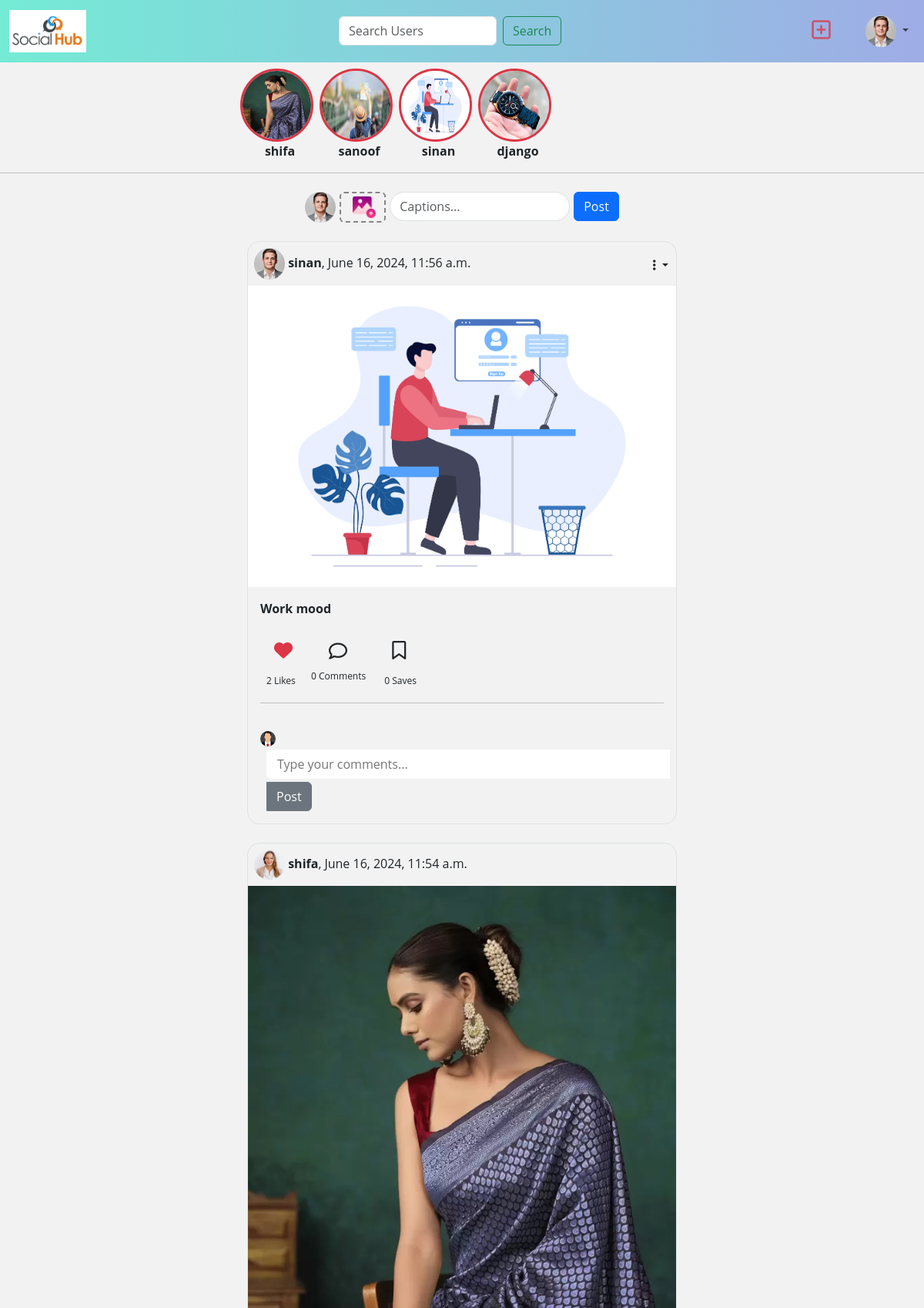
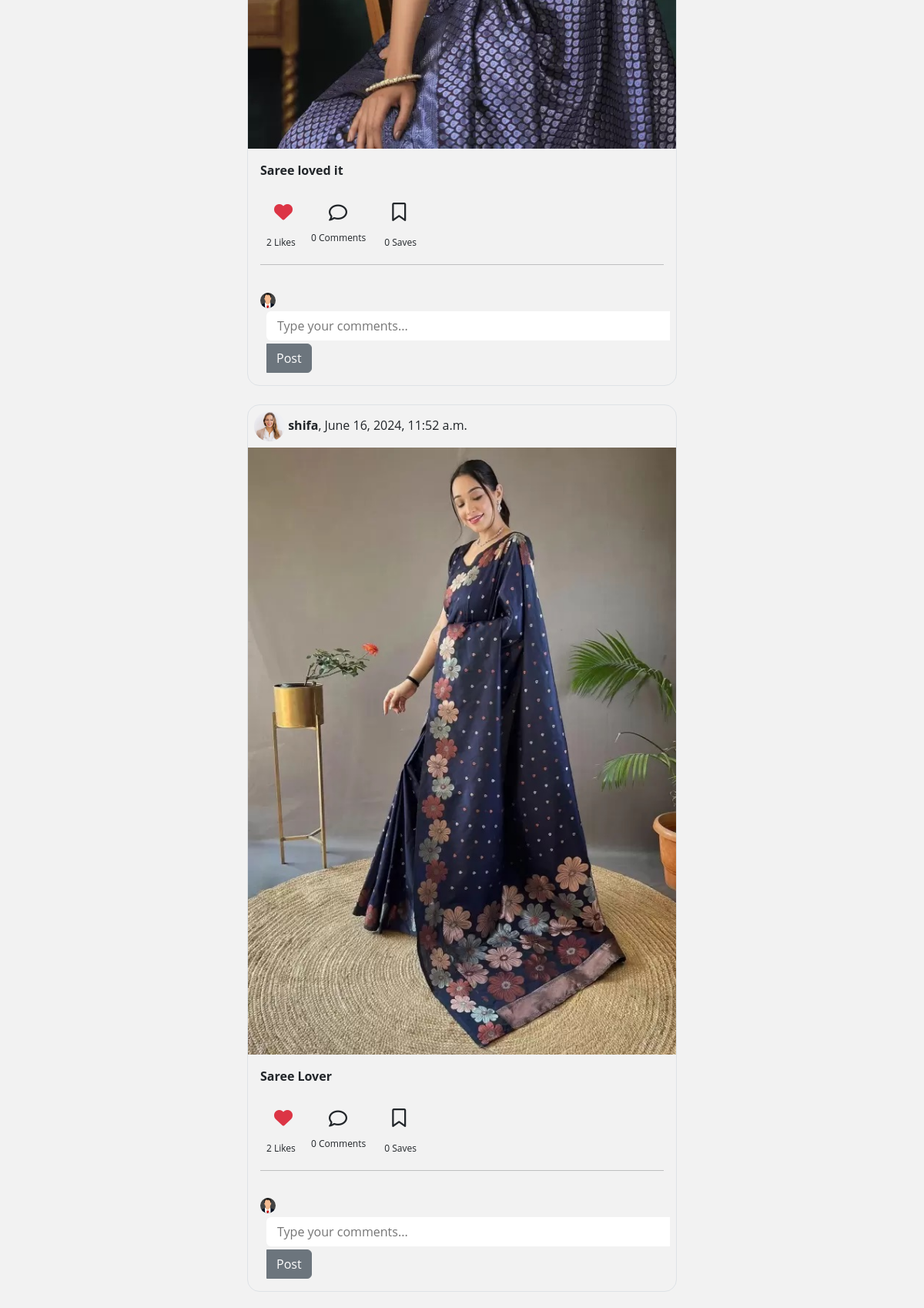
Page /home/ (signed in, upper part) on the committed database (2 pictures, top to bottom).
### blog/models.py (models this page shows, shortened)
class UserProfile(models.Model):
    user = models.OneToOneField(User, on_delete=models.CASCADE, related_name="profile")
    profile_pic = models.ImageField(upload_to="profile_pics",default="static/images/profilepic.png",null=True,blank=True)
    name = models.CharField(max_length=100, null=True)
    bio = models.TextField(max_length=250, blank=True)
    address = models.CharField(max_length=200, null=True)
    phone = models.CharField(max_length=20, null=True)
    dob = models.DateField(null=True)
    created_date = models.DateTimeField(auto_now_add=True)
    updated_date = models.DateTimeField(auto_now=True)
    is_active = models.BooleanField(default=True)
    following = models.ManyToManyField("self", related_name="followed_by", null=True, symmetrical=False)
    block = models.ManyToManyField("self", related_name="blocked", symmetrical=False, null=True)

class Stories(models.Model):
    user = models.ForeignKey(User, related_name="userstories", on_delete=models.CASCADE)
    post_content = models.FileField(upload_to="stories", null=True, blank=True)
    text_content = models.CharField(max_length=200, null=True, blank=True)
    created_date = models.DateTimeField(auto_now_add=True)
    expiry_date = models.DateTimeField()

class Posts(models.Model):
    user = models.ForeignKey(User, on_delete=models.CASCADE, related_name="userpost")
    title = models.CharField(max_length=200)
    content = models.FileField(upload_to="posts", null=True, blank=True)
    likes = models.ManyToManyField(User, related_name="post_like", blank=True)
    saves = models.ManyToManyField(User, related_name="postsave", blank=True)
    created_date = models.DateTimeField(auto_now_add=True)
    updated_date = models.DateTimeField(auto_now=True)
    is_active = models.BooleanField(default=True)

### blog/views.py (the view, shortened to what this page needs)
# urls.py: path("home/", views.HomeView.as_view(), name="home"),
@method_decorator(decs, name='dispatch')
class HomeView(View):
    def get(self, request, *args, **kwargs):
        following_users = request.user.profile.following.all()
        following_user_ids = [user.user_id for user in following_users]
        qs= Posts.objects.filter(user__in=following_user_ids) | Posts.objects.filter(user=request.user).order_by("-created_date")
        current_date=timezone.now()
        stories = Stories.objects.filter(user_id__in=following_user_ids, expiry_date__gte=current_date) | Stories.objects.filter(user=request.user, expiry_date__gte=current_date).order_by("-created_date")
        context = {
            'data': qs,
            'stories': stories,
        }
        return render(request, 'home.html', context)

### blog/templates/home.html (shortened to what this page needs)
<!DOCTYPE html>
{%load static%}
<html lang="en">
<head>
    <link href="https://cdn.jsdelivr.net/npm/bootstrap@5.3.3/dist/css/bootstrap.min.css" rel="stylesheet"
>
    <link rel="stylesheet" href="{% static 'css/home.css' %}">
</head>
<body>
    <nav class="navbar navbar-expand-lg bg-body-tertiary">
        <div class="container-fluid">
            <a class="navbar-brand" href="{%url 'home'%}">
                <img src="{%static 'images/SocialHub Logo.png'%}" alt="Logo" width="100" height="h-auto">
            </a>
            <div class="container" id="search-button">
                <form method="post" action="{%url 'search'%}" class="d-flex" role="search">
                    <input class="form-control me-2" type="text" name="query" placeholder="Search Users"
                        aria-label="Search">
                    <button class="btn btn-outline-success" type="submit">Search</button>
                </form>
            </div>
            <button class="btn" data-bs-toggle="modal" data-bs-target="#exampleModal">
                <i class="fa-regular fa-square-plus me-4 fs-3 text-danger opacity-75"></i>
            </button>
            <div class="collapse navbar-collapse" id="navbarSupportedContent">
                <ul class="navbar-nav me-auto mb-2 mb-lg-0">
                    <li class="nav-item dropdown">
                        <a class="nav-link dropdown-toggle" href="#" role="button" data-bs-toggle="dropdown"
                            aria-expanded="false">
                            {%if request.user.profile.profile_pic%}
                            <img class="profile-small" src="{{request.user.profile.profile_pic.url}}" alt="Avatar">
                            {%else%}
                            <img class="profile-small" src="{%static 'images/profilepic.png'%}" alt="Avatar">
                            {%endif%}
                        </a>
                    </li>
                </ul>
            </div>
        </div>
    </nav>
    <div class="d-flex container w-50">
        {% for st in stories %}
        <div class="d-flex flex-column mt-2">
            <div class="story-preview me-2 d-flex align-items-center justify-content-center" data-toggle="modal"
                data-target="#storyModal{{ st.id }}">
                {% if st.post_content %}
                <img src="{{ st.post_content.url }}" alt="Story Image" style="width: 95px; height: 95px;"
                    class="border rounded-circle border-danger border-3">
                {% else %}
                <img src="{% static 'images/profilepic.png' %}" alt="Story Image" style="width: 95px; height: 95px;"
                    class="border rounded-circle border-danger border-3">
                {% endif %}
            </div>
            <div class="text-center fw-bolder">{{ st.user }}</div>
        </div>
        {% endfor %}
    </div>
    <hr>
    <div class="container d-flex flex-column justify-content-center align-items-center mt-4">
        <form action="" method="post" enctype="multipart/form-data">
            <div class="container d-flex justify-content-evenly">
                <div>
                    {%if request.user.profile.profile_pic%}
                    <img class="profile-small" src="{{request.user.profile.profile_pic.url}}" alt="Avatar">
                    {%else%}
                    <img class="profile-small" src="{%static 'images/profilepic.png'%}" alt="Avatar">
                    {%endif%}
                </div>
                <div>
                    <label class="upload d-flex justify-content-center align-items-center" style="width: 60px;"
                        for="file"><img src="{%static 'images/upload.png'%}" style="width: 30px;" alt=""></label>
                </div>
                <div>
                    <input class="form-control rounded-pill" type="text" name="title" placeholder="Captions...">
                </div>
                <div>
                    <button class="btn btn-primary" type="submit" id="post-button">Post</button>
                </div>
            </div>
        </form>
        {%for post in data%}
        <div class="border border-1 rounded-4 mt-4 w-50">
            <div class="ms-2 mt-2 mb-2">
                {%if post.user.profile.profile_pic%}
                <img class="profile-small" src="{{post.user.profile.profile_pic.url}}" alt="Avatar">
                {%else%}
                <img class="profile-small" src="{%static 'images/profilepic.png'%}" alt="Avatar">
                {%endif%}
                <b>{{post.user}}</b>, {{post.created_date}}
                {%if request.user == post.user%}
                <li class="dropdown justify-content-end" id="post_head">
                    <a class="nav-link dropdown-toggle" href="#" role="button" data-bs-toggle="dropdown"
                        aria-expanded="false">
                        <i class="fa-solid fa-ellipsis-vertical"></i>
                    </a>
                </li>
                {%endif%}
            </div>
            <div>
                {%if post.content%}
                <img src="{{post.content.url}}" class="h-auto w-100" alt="">
                {%endif%}
                <div class="m-3"><b>{{post.title}}</b></div>
            </div>
            <div class="ms-2 d-flex align-items-start">
                <form action="{%url 'like' post.id%}" method="post">
                    {%if request.user in post.likes.all%}
                    <div class="d-block flex-column">
                        <div>
                            <button type="submit" class="btn" name="action" value="unlike">
                                <i class="fa-solid fa-heart fs-4 text-danger btn"></i>
                            </button>
                        </div>
                    </div>
                    {%endif%}
                    <div>
                        <span class="spa" id="likebtn">{{post.likes.all.count}} Likes</span>
                    </div>
                </form>
                <div class="d-block flex-column p-2">
                    <div>
                        <i class="fa-regular fa-comment fs-4 btn"></i>
                    </div>
                    <div>
                        <span class="spa" id="cmntbtn">{{post.post_comments.all.count}} Comments</span>
                    </div>
                </div>
                <form action="{%url 'like' post.id%}" method="post">
                    {%if request.user in post.saves.all%}
                    <div class="d-block flex-column">
                        <div>
                            <button type="submit" class="btn" name="action" value="unsave">
                                <i class="fa-solid fa-bookmark fs-4 text-danger btn"></i>
                            </button>
                        </div>
                        {%else%}
                        <div class="d-block flex-column">
                            <div>
                                <button type="submit" class="btn" name="action" value="save">
                                    <i class="fa-regular fa-bookmark fs-4 btn"></i>
                                </button>
                            </div>
                            {%endif%}
                            <div>
                                <span class="spa" id="savebtn">{{post.saves.all.count}} Saves</span>
                            </div>
                        </div>
                </form>
            </div>
            <hr class="ms-3 me-3">
            <div class="p-3">
                <div>
                    <img class="profile-xsmall" src="images/profilepic.png" alt="">
                </div>
                <form action="{%url 'comment' post.id%}" method="post">
                    <div class="ms-2 m-1 comment form-control rounded-end-0 border-0">
                        <input type="text" name="text" placeholder="Type your comments..." class="border-0 w-100">
                    </div>
                    <div>
                        <button class="btn btn-secondary rounded-start-0 ms-2" type="submit">Post</button>
                    </div>
                </form>
            </div>
        </div>
        {%endfor%}
    </div>
</body>
</html>

### blog/static/css/home.css (style rules this page uses)
#search-button { width: 500px; margin-left: 300px; margin-right: 300px; }
.profile-small { width: 40px; border-radius: 50%; }
.upload { height: 100%; width: 100%; border-radius: 6px; border: 2px dashed #888383; margin-left: 5px; margin-right: 5px; padding-left: 4px; }
#post-button { margin-left: 5px; }
.spa { font-size: 12px; }
#likebtn, #savebtn { padding-left: 16px; }
#cmntbtn { margin-left: -10px; }
.profile-xsmall { width: 20px; border-radius: 50%; background-color: rgb(68, 68, 68); }
nav { background-color: #74EBD5; background-image: linear-gradient(90deg, #74EBD5 0%, #9FACE6 100%); }
body { background: #f2f2f2; font-family: 'Open Sans', sans-serif; }
#post_head { float: right; list-style: none; margin: 10px; }

### rows in the picture
Stories: post_content (picture), user "shifa"
Stories: post_content (picture), user "sanoof"
Stories: post_content (picture), user "sinan"
Stories: post_content (picture), user "django"
Posts: user.profile.profile_pic (picture), user "sinan", created_date "June 16, 2024, 11:56 a.m.", content (picture), title "Work mood", likes.all.count "2", post_comments.all.count "0", saves.all.count "0"
Posts: user.profile.profile_pic (picture), user "shifa", created_date "June 16, 2024, 11:54 a.m.", content (picture), title "Saree loved it", likes.all.count "2", post_comments.all.count "0", saves.all.count "0"
Posts: user.profile.profile_pic (picture), user "shifa", created_date "June 16, 2024, 11:52 a.m.", content (picture), title "Saree Lover", likes.all.count "2", post_comments.all.count "0", saves.all.count "0"
